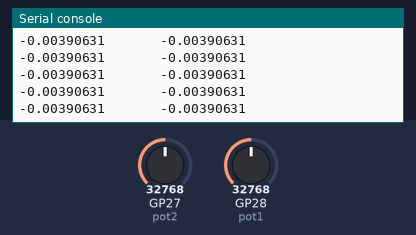
The program below on a simulated Raspberry Pi Pico running MicroPython. Shown: the last lines printed to the serial console. Inputs (shaded band) come from the test bench; at power-on: GP27 (pot2) = 32768, GP28 (pot1) = 32768 (analog values on the 0–65535 scale).

Above: at 1.2 s.
1.3 s: GP27 (pot2) set to 45874
At 1.31 s:
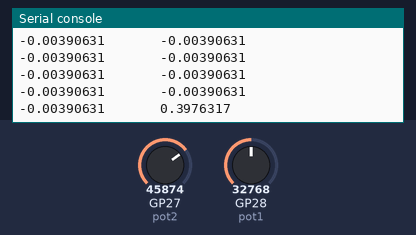
2.8 s: GP28 (pot1) set to 45874
At 2.82 s:
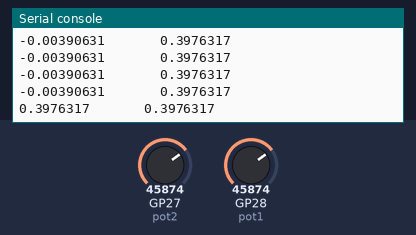
4.3 s: GP27 (pot2) set to 57670
At 4.33 s:
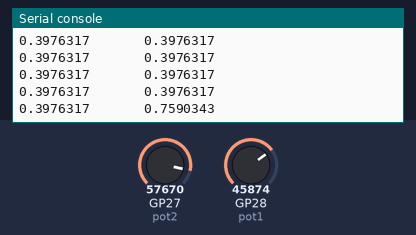
5.8 s: GP28 (pot1) set to 57670
At 5.84 s:
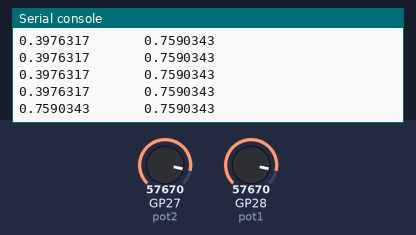
Timing chart, 0 to 8.3 s (numbered marks = the images above; inputs shaded):
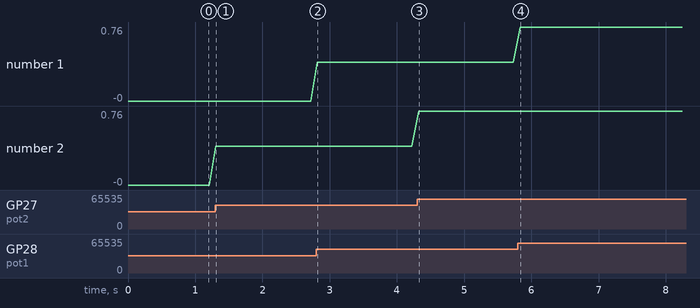

The program:

inputs_test.py
```python
from machine import ADC, Pin
import time
pot1 = ADC(28)
pot2 = ADC(27)
button1 = Pin(14, Pin.IN)

def UpdatePot():
    global pot1_value
    global pot2_value
    global v1
    global v2

    pot_min = 256
    pot_max = 65535

    v1_ = pot1.read_u16()
    v2_ = pot2.read_u16()

    v1 = lerp(v1_, pot1.read_u16(), 0.05)
    v2 = lerp(v2_, pot2.read_u16(), 0.05)

    pot1_value = (v1 - pot_min)/(pot_max - pot_min)
    pot2_value = (v2 - pot_min)/(pot_max - pot_min)
    pot1_value = (pot1_value*2)-1
    pot2_value = (pot2_value*2)-1

    print(pot1_value, "     ", pot2_value)


def lerp(a: float, b: float, t: float) -> float:
    return (1 - t) * a + t * b

while True:
    UpdatePot()
    time.sleep(0.1)      
```

Measured:
- after the input at 1.3 s, the serial console: prints a new line at once (image 1)
- after the input at 2.8 s, the serial console: prints a new line at once (image 2)
- after the input at 4.3 s, the serial console: prints a new line at once (image 3)
- after the input at 5.8 s, the serial console: prints a new line at once (image 4)
- plotted number 2: -0 → 0.4 after the input at 1.3 s, 0.4 → 0.76 after the input at 4.3 s
